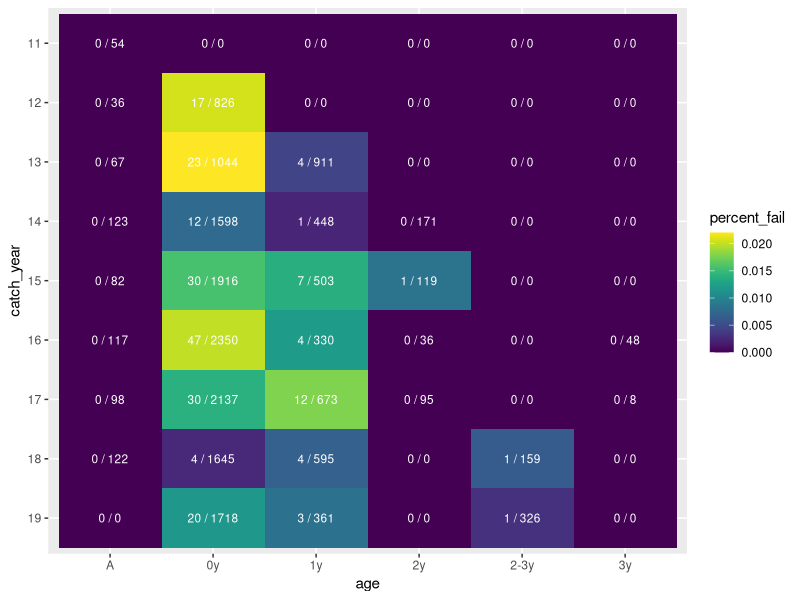

Here is the R script that generated this plot:
library(ggplot2)
library(viridis)

success = read.csv('sample_success_data.csv')

success$age = factor(success$age, levels=c('A', '0y', '1y', '2y', '2-3y', '3y'))
success$catch_year =factor(success$catch_year, levels=rev(c('11', '12', '13', '14', '15', '16', '17', '18', '19')))

png('sample_heatmap.png', width=5, height=6, res=320, units='in')

ggplot(success, aes(x=age, y=catch_year)) +
    geom_tile(aes(fill=percent_fail)) +
    geom_text(aes(label = paste(n_fail, ' / ', n, sep='')), size = 3, colour='white') +
    scale_fill_viridis()

dev.off()